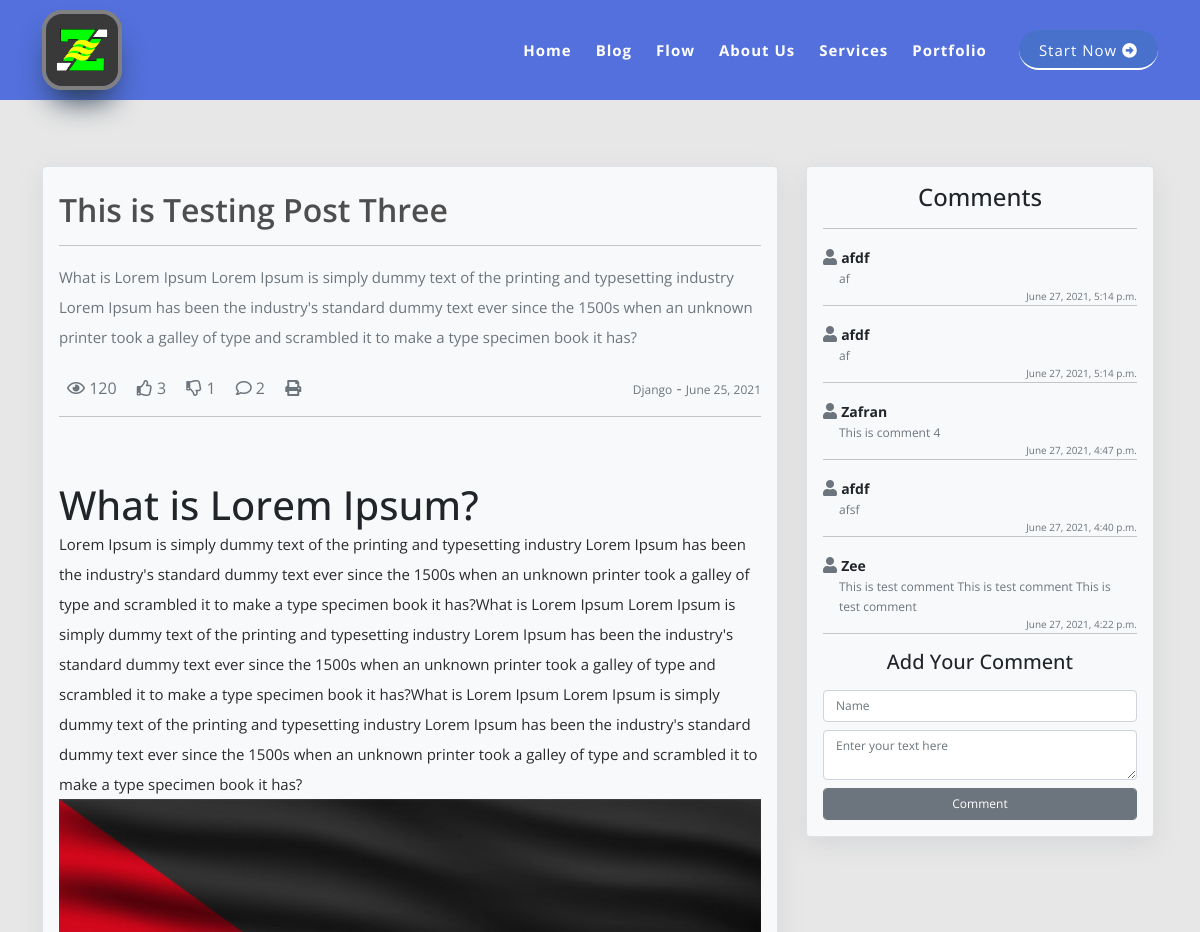
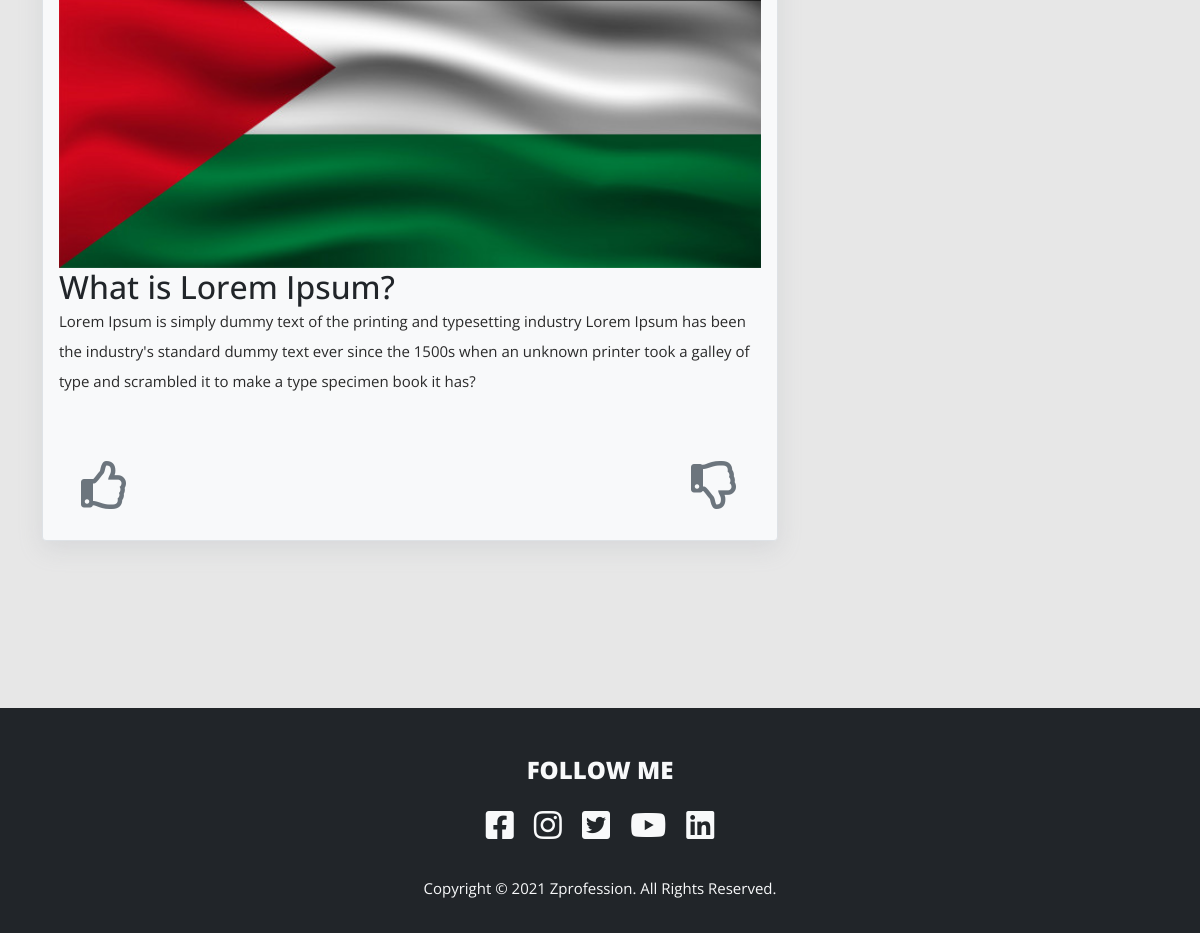
/blogdetail/this-is-testing-post-three/, run on the app's committed database (2 pictures, top to bottom).
### portfolioApp/models.py (models this page shows, shortened)
class Post(models.Model):
    Title=models.CharField(max_length=50)
    slug = models.SlugField(unique=True,null=True,blank=True)
    Meta_Tags = models.CharField(max_length=200,null=True)
    Description=models.TextField()
    Category=models.CharField(max_length=50)
    Body=RichTextUploadingField()
    Date=models.DateField(auto_now_add=True)
    Views=models.IntegerField(default=0,null=True)
    Likes=models.IntegerField(default=0,null=True)
    Dis_Likes=models.IntegerField(default=0,null=True)
    CommentsCounts=models.IntegerField(default=0,null=True)

class Comment(models.Model):
    Post=models.ForeignKey(Post, on_delete=models.CASCADE,null=True)
    Name=models.CharField(max_length=50,null=True)
    Body=models.TextField(null=True)
    Time=models.DateTimeField(auto_now_add=True,null=True)

### portfolioApp/views.py (the view)
# urls.py: path('blogdetail/<str:slug>/', views.blogdetail, name="blogdetail"),
def blogdetail(request,slug):
    post=Post.objects.get(slug=slug)
    comment=Comment.objects.filter(Post=post).order_by('-id')
    post.Views +=1
    if 'Like' in request.POST:
        post.Likes +=1
    if 'DisLike' in request.POST:
        post.Dis_Likes +=1
    if 'Comment' in request.POST:
        post.CommentsCounts +=1
        Name=request.POST.get('name',default="Anonymous")
        Body=request.POST.get('comment')
        Comments=Comment(Name=Name,Body=Body,Post=post)
        Comments.save()
    post.save()
    context={
        'post':post,
        'comment':comment,
    }
    return render(request,'blogdetail.html',context)

### portfolioApp/models.py (called while the page is built)
def pre_save_post_receiver(sender,instance,*args, **kwargs):
    if not instance.slug:
        instance.slug=createslug(instance)

### portfolioApp/templates/blogdetail.html (shortened to what this page needs)
{% include 'header2.html' %}
<section style="background:#E7E7E7">
    <div class="container">
    <div class="row"style="padding-top:150px;padding-bottom:150px;">
    <div class="col-sm-8"style="margin:auto;">
    <div class="post-card  p-3 my-3 border rounded bg-light"style="box-shadow: rgba(149, 157, 165, 0.2) 0px 8px 24px;"id="printableArea">
    <h2 class="mt-2"style="font-weight:600;color:#4E4E4E;">{{post.Title}}</h2>
    <hr>
    <p class="text-secondary">{{post.Description}}</p>
    <div class="post-footer text-secondary mt-4">
    <div style="float:right">
    <span style="font-size:12px;">{{post.Category}}</span> - <span style="font-size:12px;">{{post.Date}}</span>
    </div>
    <div style="float-left;">
    <span class="mx-2"><i class="far fa-eye text-secondary"></i> {{post.Views}}</span>
    <span class="mx-2"><i class="far fa-thumbs-up text-secondary"></i> {{post.Likes}}</span>
    <span class="mx-2"><i class="far fa-thumbs-down text-secondary"></i> {{post.Dis_Likes}}</span>
    <span class="mx-2"><i class="far fa-comment text-secondary"></i> {{post.CommentsCounts}}</span>
    <span class="mx-2"><a href="" onclick="printDiv('printableArea')"><i class="fas fa-print text-secondary"></i></a></span>
    </div>
    </div>
    <hr>
    <div class="post-body py-5">
    <p>{{post.Body | safe}}</p>
    </div>
    <div class="submit-reaction p-3 mb-5">
    <span class="p-x3 mb-5" style="float:left">
    <form action="" method="post">
    <button  type="submit" name="Like"style="border:none;background:none;"><i class="far fa-3x fa-thumbs-up text-secondary"></i></button>
    </form>
    </span>
    <span class="p-x3 mb-5" style="float:right">
    <form action="" method="post">
    <button type="submit" name="DisLike"style="border:none;background:none;"><i class="far fa-3x fa-thumbs-down text-secondary"></i></button>
    </form>
    </span>
    </div>
    </div>
    </div>
   <div class="col-sm-4">
   <div class="mx-1 p-3 my-3 border rounded bg-light"style="box-shadow: rgba(149, 157, 165, 0.2) 0px 8px 24px;">
   <h4 class="text-center">Comments</h4>
   <hr>
    {% for comment in comment %}
    <div class="comment-card my-3" style="position:relative;">
    <span><i class="fas fa-user text-secondary"></i></span> <b style="font-size:14px;">{{comment.Name}}</b>
    <p class="px-3 text-secondary"style="font-size:12px;line-height:20px;"> {{comment.Body}} </p>
    <span class="text-secondary"style="font-size:12px;float:right;font-size:10px;">{{comment.Time}}</span>
    <hr>
    </div>
    {% endfor %}
    <div class="comment-form">
    <h5 class="text-center">Add Your Comment</h5>
    <form action=""method="post">
    <input class="form-control mt-3 mb-2" style="font-size:12px;" type="text" placeholder="Name" name="name">
    <textarea class="form-control" style="font-size:12px;" type="text" placeholder="Enter your text here" name="comment"></textarea>
    <input class="form-control mt-2 btn-secondary" style="font-size:12px;" type="submit" name="Comment" value="Comment">
    </form>
    </div>
   </div>
   </div>
    </div>
    </div>
</section>
{% include 'footer.html' %}

### static/css/templatemo-seo-dream.css (style rules this page uses)
html, body, div, span, applet, object, iframe, h1, h2, h3, h4, h5, h6, p, blockquote, div pre, a, abbr, acronym, address, big, cite, code, del, dfn, em, font, img, ins, kbd, q, s, samp, small, strike, strong, sub, sup, tt, var, b, u, i, center, dl, dt, dd, ol, ul, li, figure, header, nav, section, article, aside, footer, figcaption { margin: 0; padding: 0; border: 0; outline: 0; }
header, nav, section, article, aside, footer, hgroup { display: block; }
* { box-sizing: border-box; }
html, body { font-family: 'Open Sans', sans-serif; font-weight: 400; background-color: #fff; -ms-text-size-adjust: 100%; -webkit-font-smoothing: antialiased; -moz-osx-font-smoothing: grayscale; }
a { text-decoration: none !important; }
h1, h2, h3, h4, h5, h6 { margin-top: 0px; margin-bottom: 0px; }
p { font-size: 15px; line-height: 30px; color: #2a2a2a; }
img { width: 100%; overflow: hidden; }
html, body { background: #fff; font-family: 'Open Sans', sans-serif; }

### data on the page
Post: Title "This is Testing Post Three", Description "What is Lorem Ipsum Lorem Ipsum is simply dummy text of the printing and typesetting industry Lorem Ipsum has been the industry's standard dummy text ever since the 1500s when an unknown printer took a galley of type and scrambled it to make a type specimen book it has?", Category "Django", Date "June 25, 2021", Views "120", Likes "3", Dis_Likes "1", CommentsCounts "2", Body "What is Lorem Ipsum? Lorem Ipsum is simply dummy text of the printing and typesetting industry Lorem Ipsum has been the industry's standard dummy text ever since the 1500s when an unknown printer took a galley of type and scrambled it to make a type specimen book it has?What is Lorem Ipsum Lorem Ipsum is simply dummy text of the printing and typesetting industry Lorem Ipsum has been the industry's standard dummy text ever since the 1500s when an unknown printer took a galley of type and scrambled it to make a type specimen book it has?What is Lorem Ipsum Lorem Ipsum is simply dummy text of the printing and typesetting industry Lorem Ipsum has been the industry's standard dummy text ever…", Body (picture)
Comment: Name "afdf", Body "af", Time "June 27, 2021, 5:14 p.m."
Comment: Name "afdf", Body "af", Time "June 27, 2021, 5:14 p.m."
Comment: Name "Zafran", Body "This is comment 4", Time "June 27, 2021, 4:47 p.m."
Comment: Name "afdf", Body "afsf", Time "June 27, 2021, 4:40 p.m."
Comment: Name "Zee", Body "This is test comment This is test comment This is test comment", Time "June 27, 2021, 4:22 p.m."
